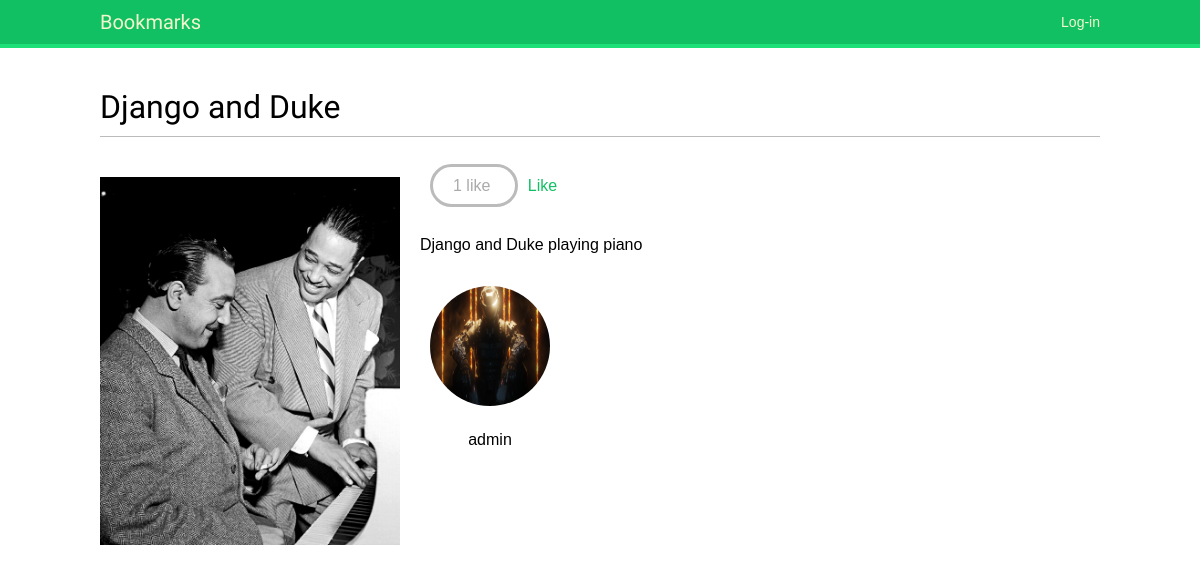
/images/detail/1/django-and-duke, run on the app's committed database.
### images/models.py (models this page shows, shortened)
class Image(models.Model):
    user = models.ForeignKey(settings.AUTH_USER_MODEL, related_name='images_created', on_delete=models.CASCADE)
    title = models.CharField(max_length=200)
    slug = models.SlugField(max_length=200, blank=True)
    url = models.URLField()
    image = models.ImageField(upload_to='images/%Y/%m/%d/')
    description = models.TextField(blank=True)
    created_at = models.DateField(auto_now_add=True, db_index=True)
    users_liked = models.ManyToManyField(settings.AUTH_USER_MODEL, related_name='images_liked', blank=True)

### account/models.py (models this page shows, shortened)
class Profile(models.Model):
    user = models.OneToOneField(settings.AUTH_USER_MODEL, on_delete=models.CASCADE)
    birth_date = models.DateField(blank=True, null=True)
    photo = models.ImageField(upload_to='users/%Y/%m/%d', blank=True)

### images/views.py (the view)
# urls.py: path('detail/<int:id>/<slug:slug>', views.image_detail, name='detail'),
def image_detail(request, id, slug):
    image = get_object_or_404(Image, id=id, slug=slug)
    return render(request, 'images/image/detail.html', {'image':image, 'section':'images', })

### images/templates/images/image/detail.html (shortened to what this page needs)
{% extends "base.html" %}
{% block content %}
    <h1>{{ image.title }}</h1>
    {% load thumbnail %}
    <a href="{{ image.image.url }}"><img src="{% thumbnail image.image 300x0 %}" class="image-detail"></a>
    {% with total_likes=image.users_liked.count users_like=image.users_liked.all %}
        <div class="image-info">
            <div>
                <span class="count">
                    <span class="total">{{ total_likes }}</span>
                    like{{ total_likes|pluralize }}
                </span>
                <a href="#" data-id="{{ image.id }}" data-action="{% if request.user in users_like %}un{% endif %}like" class="like-button">
                    {% if request.user not in users_like %}
                        Like
                    {% else %}
                        Unlike
                    {% endif %}
                </a>
            </div>
            {{ image.description|linebreaks }}
        </div>
        <div class="image-likes">
            {% for user in users_like %}
                <div>
                    <img src="{{ user.profile.photo.url }}">
                    <p>{{ user.first_name }}</p>
                </div>
            {% empty %}
                Nobody liked this image yet.
            {% endfor %}
        </div>
    {% endwith %}
{% endblock %}

### account/static/css/base.css (style rules this page uses)
body { margin:0; padding:0; font-family:helvetica, sans-serif; }
p { line-height: 1.8; }
a { color:#12c064; text-decoration:none; }
h1, h2, h3, h4, h5 , h6 { font-family: 'Muli', sans-serif; font-weight:normal; }
h1 { border-bottom:1px solid #bbb; padding:0 0 10px 0; margin:10px 0 20px 0; }
.image-preview, .image-detail { max-width:300px; float:left; margin:0 20px 20px 0; }
.image-detail { margin-top:20px; }
.image-info div { padding:20px 0; overflow:auto; }
.count { color:#aaa; border:3px solid #bbb; border-radius:26px; padding:10px 20px; margin:20px 10px 0; }
.image-likes div { float:left; width:auto; padding:10px; text-align:center; }
.image-likes img { width:120px; height:120px; border-radius:50%; }

### data on the page
Image: title "Django and Duke", image (picture), description "Django and Duke playing piano"

### other printed values
{{ total_likes }} "1"
{{ user.first_name }} "admin"
